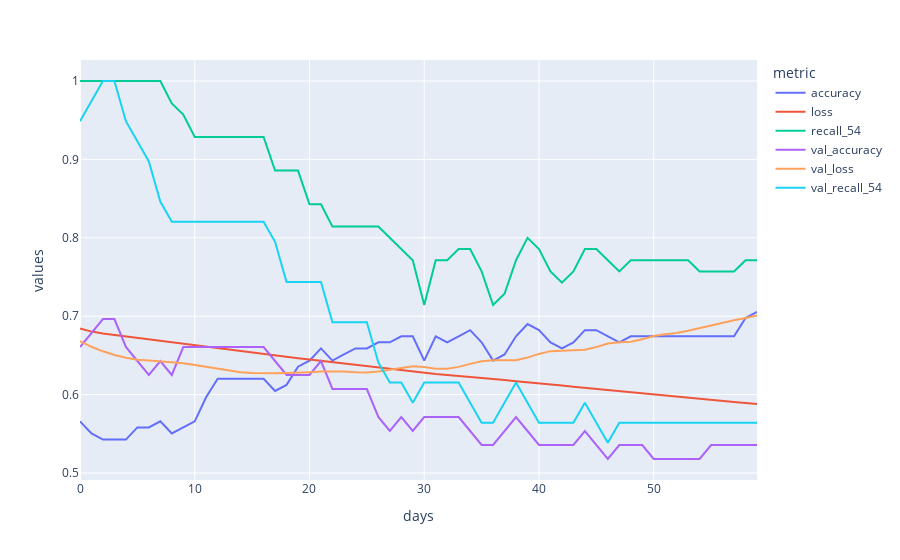

Here is the notebook cell this chart was saved with:
### Code cell
ico_training.train_network(loss='binary_crossentropy', 
                      optimizer='adam',
                      metrics=['accuracy', Recall()] ,
                      epochs=60,
                      verbose=1, 
                      batch_size=156)
ico_training.plot_training()

### Figure 1 — Plotly figure (JSON) as saved in the notebook; plotly's stock layout.template omitted (floating-point values rounded to 4 significant figures)
{"data": [{"hovertemplate": "<b>%{hovertext}</b><br><br>metric=accuracy<br>days=%{x}<br>values=%{y}<extra></extra>", "hovertext": ["accuracy", "accuracy", "accuracy", "accuracy", "accuracy", "accuracy", "accuracy", "accuracy", "accuracy", "accuracy", "accuracy", "accuracy", "accuracy", "accuracy", "accuracy", "accuracy", "accuracy", "accuracy", "accuracy", "accuracy", "accuracy", "accuracy", "accuracy", "accuracy", "accuracy", "accuracy", "accuracy", "accuracy", "accuracy", "accuracy", "accuracy", "accuracy", "accuracy", "accuracy", "accuracy", "accuracy", "accuracy", "accuracy", "accuracy", "accuracy", "accuracy", "accuracy", "accuracy", "accuracy", "accuracy", "accuracy", "accuracy", "accuracy", "accuracy", "accuracy", "accuracy", "accuracy", "accuracy", "accuracy", "accuracy", "accuracy", "accuracy", "accuracy", "accuracy", "accuracy"], "legendgroup": "accuracy", "line": {"color": "#636efa", "dash": "solid"}, "mode": "lines", "name": "accuracy", "orientation": "v", "showlegend": true, "type": "scatter", "x": [0, 1, 2, 3, 4, 5, 6, 7, 8, 9, 10, 11, 12, 13, 14, 15, 16, 17, 18, 19, 20, 21, 22, 23, 24, 25, 26, 27, 28, 29, 30, 31, 32, 33, 34, 35, 36, 37, 38, 39, 40, 41, 42, 43, 44, 45, 46, 47, 48, 49, 50, 51, 52, 53, 54, 55, 56, 57, 58, 59], "xaxis": "x", "y": [0.5659, 0.5504, 0.5426, 0.5426, 0.5426, 0.5581, 0.5581, 0.5659, 0.5504, 0.5581, 0.5659, 0.5969, 0.6202, 0.6202, 0.6202, 0.6202, 0.6202, 0.6047, 0.6124, 0.6357, 0.6434, 0.6589, 0.6434, 0.6512, 0.6589, 0.6589, 0.6667, 0.6667, 0.6744, 0.6744, 0.6434, 0.6744, 0.6667, 0.6744, 0.6822, 0.6667, 0.6434, 0.6512, 0.6744, 0.6899, 0.6822, 0.6667, 0.6589, 0.6667, 0.6822, 0.6822, 0.6744, 0.6667, 0.6744, 0.6744, 0.6744, 0.6744, 0.6744, 0.6744, 0.6744, 0.6744, 0.6744, 0.6744, 0.6977, 0.7054], "yaxis": "y"}, {"hovertemplate": "<b>%{hovertext}</b><br><br>metric=loss<br>days=%{x}<br>values=%{y}<extra></extra>", "hovertext": ["loss", "loss", "loss", "loss", "loss", "loss", "loss", "loss", "loss", "loss", "loss", "loss", "loss", "loss", "loss", "loss", "loss", "loss", "loss", "loss", "loss", "loss", "loss", "loss", "loss", "loss", "loss", "loss", "loss", "loss", "loss", "loss", "loss", "loss", "loss", "loss", "loss", "loss", "loss", "loss", "loss", "loss", "loss", "loss", "loss", "loss", "loss", "loss", "loss", "loss", "loss", "loss", "loss", "loss", "loss", "loss", "loss", "loss", "loss", "loss"], "legendgroup": "loss", "line": {"color": "#EF553B", "dash": "solid"}, "mode": "lines", "name": "loss", "orientation": "v", "showlegend": true, "type": "scatter", "x": [0, 1, 2, 3, 4, 5, 6, 7, 8, 9, 10, 11, 12, 13, 14, 15, 16, 17, 18, 19, 20, 21, 22, 23, 24, 25, 26, 27, 28, 29, 30, 31, 32, 33, 34, 35, 36, 37, 38, 39, 40, 41, 42, 43, 44, 45, 46, 47, 48, 49, 50, 51, 52, 53, 54, 55, 56, 57, 58, 59], "xaxis": "x", "y": [0.6844, 0.6803, 0.6778, 0.6759, 0.6739, 0.6718, 0.6698, 0.6679, 0.6661, 0.6643, 0.6626, 0.6607, 0.6587, 0.6567, 0.6548, 0.6531, 0.6514, 0.6498, 0.6481, 0.6464, 0.6448, 0.643, 0.6414, 0.6398, 0.6381, 0.6362, 0.6343, 0.6328, 0.6307, 0.6288, 0.6277, 0.6262, 0.625, 0.6238, 0.6224, 0.6211, 0.62, 0.6185, 0.6171, 0.6159, 0.6144, 0.6128, 0.6116, 0.6101, 0.6086, 0.6073, 0.6058, 0.6043, 0.6027, 0.6012, 0.5998, 0.5986, 0.5971, 0.5958, 0.5944, 0.5932, 0.5919, 0.5905, 0.5894, 0.5881], "yaxis": "y"}, {"hovertemplate": "<b>%{hovertext}</b><br><br>metric=recall_54<br>days=%{x}<br>values=%{y}<extra></extra>", "hovertext": ["recall_54", "recall_54", "recall_54", "recall_54", "recall_54", "recall_54", "recall_54", "recall_54", "recall_54", "recall_54", "recall_54", "recall_54", "recall_54", "recall_54", "recall_54", "recall_54", "recall_54", "recall_54", "recall_54", "recall_54", "recall_54", "recall_54", "recall_54", "recall_54", "recall_54", "recall_54", "recall_54", "recall_54", "recall_54", "recall_54", "recall_54", "recall_54", "recall_54", "recall_54", "recall_54", "recall_54", "recall_54", "recall_54", "recall_54", "recall_54", "recall_54", "recall_54", "recall_54", "recall_54", "recall_54", "recall_54", "recall_54", "recall_54", "recall_54", "recall_54", "recall_54", "recall_54", "recall_54", "recall_54", "recall_54", "recall_54", "recall_54", "recall_54", "recall_54", "recall_54"], "legendgroup": "recall_54", "line": {"color": "#00cc96", "dash": "solid"}, "mode": "lines", "name": "recall_54", "orientation": "v", "showlegend": true, "type": "scatter", "x": [0, 1, 2, 3, 4, 5, 6, 7, 8, 9, 10, 11, 12, 13, 14, 15, 16, 17, 18, 19, 20, 21, 22, 23, 24, 25, 26, 27, 28, 29, 30, 31, 32, 33, 34, 35, 36, 37, 38, 39, 40, 41, 42, 43, 44, 45, 46, 47, 48, 49, 50, 51, 52, 53, 54, 55, 56, 57, 58, 59], "xaxis": "x", "y": [1, 1, 1, 1, 1, 1, 1, 1, 0.9714, 0.9571, 0.9286, 0.9286, 0.9286, 0.9286, 0.9286, 0.9286, 0.9286, 0.8857, 0.8857, 0.8857, 0.8429, 0.8429, 0.8143, 0.8143, 0.8143, 0.8143, 0.8143, 0.8, 0.7857, 0.7714, 0.7143, 0.7714, 0.7714, 0.7857, 0.7857, 0.7571, 0.7143, 0.7286, 0.7714, 0.8, 0.7857, 0.7571, 0.7429, 0.7571, 0.7857, 0.7857, 0.7714, 0.7571, 0.7714, 0.7714, 0.7714, 0.7714, 0.7714, 0.7714, 0.7571, 0.7571, 0.7571, 0.7571, 0.7714, 0.7714], "yaxis": "y"}, {"hovertemplate": "<b>%{hovertext}</b><br><br>metric=val_accuracy<br>days=%{x}<br>values=%{y}<extra></extra>", "hovertext": ["val_accuracy", "val_accuracy", "val_accuracy", "val_accuracy", "val_accuracy", "val_accuracy", "val_accuracy", "val_accuracy", "val_accuracy", "val_accuracy", "val_accuracy", "val_accuracy", "val_accuracy", "val_accuracy", "val_accuracy", "val_accuracy", "val_accuracy", "val_accuracy", "val_accuracy", "val_accuracy", "val_accuracy", "val_accuracy", "val_accuracy", "val_accuracy", "val_accuracy", "val_accuracy", "val_accuracy", "val_accuracy", "val_accuracy", "val_accuracy", "val_accuracy", "val_accuracy", "val_accuracy", "val_accuracy", "val_accuracy", "val_accuracy", "val_accuracy", "val_accuracy", "val_accuracy", "val_accuracy", "val_accuracy", "val_accuracy", "val_accuracy", "val_accuracy", "val_accuracy", "val_accuracy", "val_accuracy", "val_accuracy", "val_accuracy", "val_accuracy", "val_accuracy", "val_accuracy", "val_accuracy", "val_accuracy", "val_accuracy", "val_accuracy", "val_accuracy", "val_accuracy", "val_accuracy", "val_accuracy"], "legendgroup": "val_accuracy", "line": {"color": "#ab63fa", "dash": "solid"}, "mode": "lines", "name": "val_accuracy", "orientation": "v", "showlegend": true, "type": "scatter", "x": [0, 1, 2, 3, 4, 5, 6, 7, 8, 9, 10, 11, 12, 13, 14, 15, 16, 17, 18, 19, 20, 21, 22, 23, 24, 25, 26, 27, 28, 29, 30, 31, 32, 33, 34, 35, 36, 37, 38, 39, 40, 41, 42, 43, 44, 45, 46, 47, 48, 49, 50, 51, 52, 53, 54, 55, 56, 57, 58, 59], "xaxis": "x", "y": [0.6607, 0.6786, 0.6964, 0.6964, 0.6607, 0.6429, 0.625, 0.6429, 0.625, 0.6607, 0.6607, 0.6607, 0.6607, 0.6607, 0.6607, 0.6607, 0.6607, 0.6429, 0.625, 0.625, 0.625, 0.6429, 0.6071, 0.6071, 0.6071, 0.6071, 0.5714, 0.5536, 0.5714, 0.5536, 0.5714, 0.5714, 0.5714, 0.5714, 0.5536, 0.5357, 0.5357, 0.5536, 0.5714, 0.5536, 0.5357, 0.5357, 0.5357, 0.5357, 0.5536, 0.5357, 0.5179, 0.5357, 0.5357, 0.5357, 0.5179, 0.5179, 0.5179, 0.5179, 0.5179, 0.5357, 0.5357, 0.5357, 0.5357, 0.5357], "yaxis": "y"}, {"hovertemplate": "<b>%{hovertext}</b><br><br>metric=val_loss<br>days=%{x}<br>values=%{y}<extra></extra>", "hovertext": ["val_loss", "val_loss", "val_loss", "val_loss", "val_loss", "val_loss", "val_loss", "val_loss", "val_loss", "val_loss", "val_loss", "val_loss", "val_loss", "val_loss", "val_loss", "val_loss", "val_loss", "val_loss", "val_loss", "val_loss", "val_loss", "val_loss", "val_loss", "val_loss", "val_loss", "val_loss", "val_loss", "val_loss", "val_loss", "val_loss", "val_loss", "val_loss", "val_loss", "val_loss", "val_loss", "val_loss", "val_loss", "val_loss", "val_loss", "val_loss", "val_loss", "val_loss", "val_loss", "val_loss", "val_loss", "val_loss", "val_loss", "val_loss", "val_loss", "val_loss", "val_loss", "val_loss", "val_loss", "val_loss", "val_loss", "val_loss", "val_loss", "val_loss", "val_loss", "val_loss"], "legendgroup": "val_loss", "line": {"color": "#FFA15A", "dash": "solid"}, "mode": "lines", "name": "val_loss", "orientation": "v", "showlegend": true, "type": "scatter", "x": [0, 1, 2, 3, 4, 5, 6, 7, 8, 9, 10, 11, 12, 13, 14, 15, 16, 17, 18, 19, 20, 21, 22, 23, 24, 25, 26, 27, 28, 29, 30, 31, 32, 33, 34, 35, 36, 37, 38, 39, 40, 41, 42, 43, 44, 45, 46, 47, 48, 49, 50, 51, 52, 53, 54, 55, 56, 57, 58, 59], "xaxis": "x", "y": [0.6681, 0.661, 0.6552, 0.6505, 0.647, 0.6445, 0.6433, 0.6425, 0.6415, 0.64, 0.6378, 0.6353, 0.6328, 0.6303, 0.6285, 0.6275, 0.6271, 0.6272, 0.6276, 0.6279, 0.6286, 0.6294, 0.6299, 0.6295, 0.6286, 0.6282, 0.6295, 0.6316, 0.6343, 0.6362, 0.6351, 0.6331, 0.6331, 0.6354, 0.6392, 0.6426, 0.6438, 0.6434, 0.6439, 0.6472, 0.6519, 0.6554, 0.6563, 0.6565, 0.6573, 0.6606, 0.6652, 0.6669, 0.6674, 0.6705, 0.6747, 0.6769, 0.6786, 0.6816, 0.6851, 0.6884, 0.6915, 0.6948, 0.6978, 0.7011], "yaxis": "y"}, {"hovertemplate": "<b>%{hovertext}</b><br><br>metric=val_recall_54<br>days=%{x}<br>values=%{y}<extra></extra>", "hovertext": ["val_recall_54", "val_recall_54", "val_recall_54", "val_recall_54", "val_recall_54", "val_recall_54", "val_recall_54", "val_recall_54", "val_recall_54", "val_recall_54", "val_recall_54", "val_recall_54", "val_recall_54", "val_recall_54", "val_recall_54", "val_recall_54", "val_recall_54", "val_recall_54", "val_recall_54", "val_recall_54", "val_recall_54", "val_recall_54", "val_recall_54", "val_recall_54", "val_recall_54", "val_recall_54", "val_recall_54", "val_recall_54", "val_recall_54", "val_recall_54", "val_recall_54", "val_recall_54", "val_recall_54", "val_recall_54", "val_recall_54", "val_recall_54", "val_recall_54", "val_recall_54", "val_recall_54", "val_recall_54", "val_recall_54", "val_recall_54", "val_recall_54", "val_recall_54", "val_recall_54", "val_recall_54", "val_recall_54", "val_recall_54", "val_recall_54", "val_recall_54", "val_recall_54", "val_recall_54", "val_recall_54", "val_recall_54", "val_recall_54", "val_recall_54", "val_recall_54", "val_recall_54", "val_recall_54", "val_recall_54"], "legendgroup": "val_recall_54", "line": {"color": "#19d3f3", "dash": "solid"}, "mode": "lines", "name": "val_recall_54", "orientation": "v", "showlegend": true, "type": "scatter", "x": [0, 1, 2, 3, 4, 5, 6, 7, 8, 9, 10, 11, 12, 13, 14, 15, 16, 17, 18, 19, 20, 21, 22, 23, 24, 25, 26, 27, 28, 29, 30, 31, 32, 33, 34, 35, 36, 37, 38, 39, 40, 41, 42, 43, 44, 45, 46, 47, 48, 49, 50, 51, 52, 53, 54, 55, 56, 57, 58, 59], "xaxis": "x", "y": [0.9487, 0.9744, 1, 1, 0.9487, 0.9231, 0.8974, 0.8462, 0.8205, 0.8205, 0.8205, 0.8205, 0.8205, 0.8205, 0.8205, 0.8205, 0.8205, 0.7949, 0.7436, 0.7436, 0.7436, 0.7436, 0.6923, 0.6923, 0.6923, 0.6923, 0.641, 0.6154, 0.6154, 0.5897, 0.6154, 0.6154, 0.6154, 0.6154, 0.5897, 0.5641, 0.5641, 0.5897, 0.6154, 0.5897, 0.5641, 0.5641, 0.5641, 0.5641, 0.5897, 0.5641, 0.5385, 0.5641, 0.5641, 0.5641, 0.5641, 0.5641, 0.5641, 0.5641, 0.5641, 0.5641, 0.5641, 0.5641, 0.5641, 0.5641], "yaxis": "y"}], "layout": {"autosize": true, "legend": {"title": {"text": "metric"}, "tracegroupgap": 0}, "margin": {"t": 60}, "xaxis": {"anchor": "y", "autorange": true, "domain": [0, 1], "range": [0, 59], "title": {"text": "days"}, "type": "linear"}, "yaxis": {"anchor": "x", "autorange": true, "domain": [0, 1], "range": [0.4911, 1.027], "title": {"text": "values"}, "type": "linear"}}}
